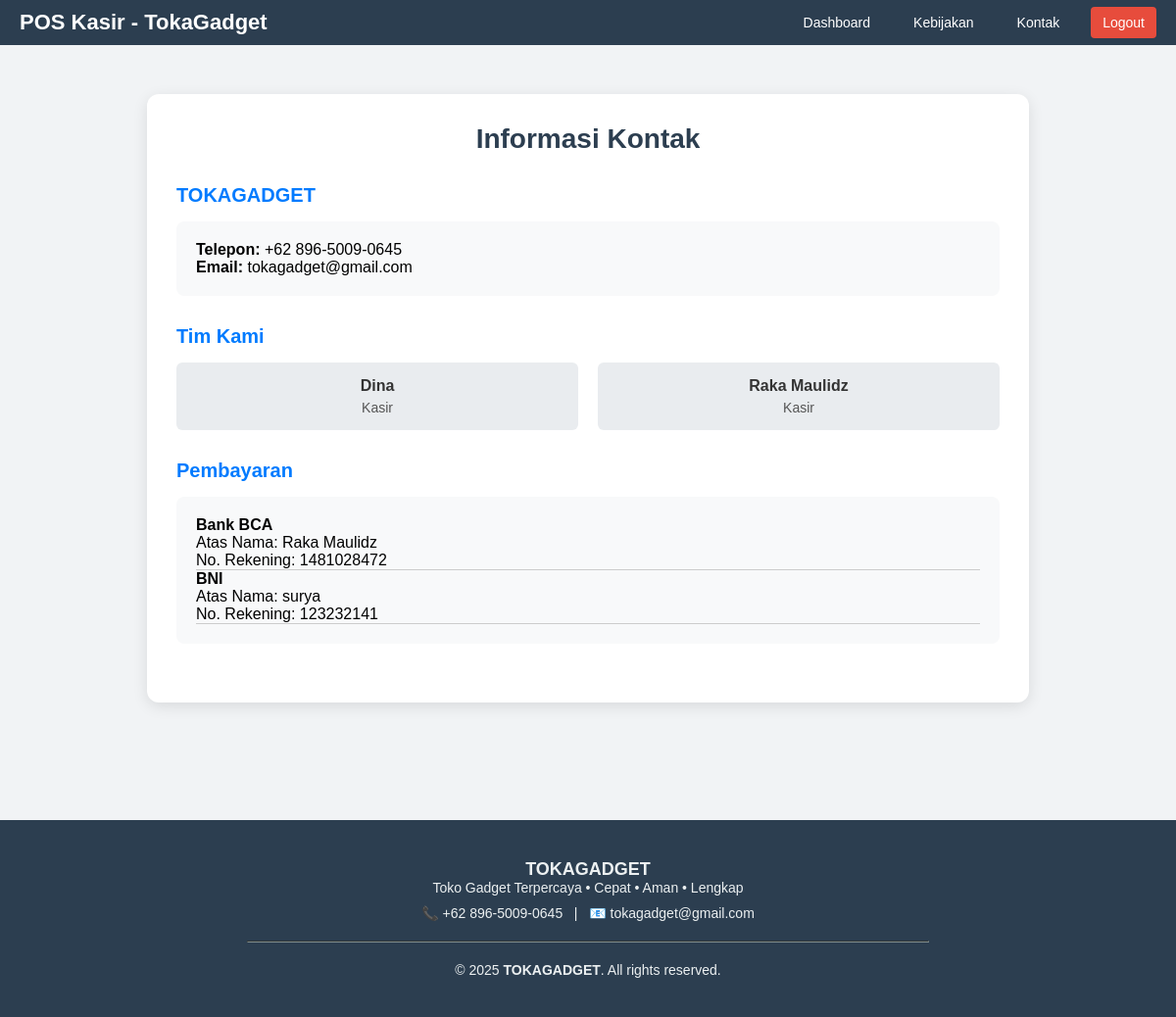
The app's page /basdat/kontak.php with its own data.
### tables this page shows
CREATE TABLE `toko` (
  `id_toko` int(11) NOT NULL,
  `nama_toko` varchar(100) NOT NULL,
  `telepon` varchar(20) DEFAULT NULL,
  `email` varchar(100) DEFAULT NULL
);

CREATE TABLE `karyawan` (
  `id_karyawan` int(11) NOT NULL,
  `nama_karyawan` varchar(50) DEFAULT NULL,
  `posisi` varchar(50) DEFAULT NULL
);

CREATE TABLE `rekening_pembayaran` (
  `id_rekening` int(11) NOT NULL,
  `bank` varchar(50) DEFAULT NULL,
  `nama_penerima` varchar(100) DEFAULT NULL,
  `no_rekening` varchar(50) DEFAULT NULL
);

### basdat/kontak.php (the view, shortened to what this page needs)
<?php
include 'config/database.php';
require_once 'template/header.php';
$stmt = $pdo->query("SELECT * FROM toko LIMIT 1");
$toko = $stmt->fetch();
$stmt = $pdo->query("SELECT * FROM karyawan");
$karyawan = $stmt->fetchAll();
$stmt = $pdo->query("SELECT * FROM rekening_pembayaran");
$rekeningList = $stmt->fetchAll();
?>
<!DOCTYPE html>
<html lang="id">
<head>
</head>
<body>
<div class="page-wrapper">
    <div class="content">
        <div class="container">
            <h1>Informasi Kontak</h1>
            <?php if ($toko): ?>
                <div class="section">
                    <h2><?= htmlspecialchars($toko['nama_toko']) ?></h2>
                    <div class="info-box">
                        <p><strong>Telepon:</strong> <?= htmlspecialchars($toko['telepon']) ?></p>
                        <p><strong>Email:</strong> <?= htmlspecialchars($toko['email']) ?></p>
                    </div>
                </div>
            <?php endif; ?>
            <div class="section">
                <h2>Tim Kami</h2>
                <div class="staff-list">
                    <?php foreach ($karyawan as $staff): ?>
                        <div class="staff-item">
                            <h4><?= htmlspecialchars($staff['nama_karyawan']) ?></h4>
                            <p><?= htmlspecialchars($staff['posisi']) ?></p>
                        </div>
                    <?php endforeach; ?>
                </div>
            </div>
            <?php if (count($rekeningList) > 0): ?>
                <div class="section">
                    <h2>Pembayaran</h2>
                    <div class="info-box">
                        <?php foreach ($rekeningList as $rekening): ?>
                            <p>
                                <strong><?= htmlspecialchars($rekening['bank']) ?></strong><br>
                                Atas Nama: <?= htmlspecialchars($rekening['nama_penerima']) ?><br>
                                No. Rekening: <?= htmlspecialchars($rekening['no_rekening']) ?>
                            </p>
                            <hr style="border: 0; border-top: 1px solid #ccc;">
                        <?php endforeach; ?>
                    </div>
                </div>
            <?php endif; ?>
        </div>
    </div>
    <div class="footer-wrapper" style="padding-top: 30px;">
        <?php require_once 'template/footer.php'; ?>
</body>
</html>

### basdat/template/header.php (style rules this page uses)
* { margin: 0; padding: 0; box-sizing: border-box; }
body { font-family: Arial, sans-serif; background-color: #f4f4f4; }

### basdat/kontak.php (style rules this page uses)
body { font-family: Arial, sans-serif; margin: 0; padding: 0; background-color: #f1f3f5; }
.page-wrapper { min-height: 100vh; display: flex; flex-direction: column; }
.content { flex: 1; display: flex; justify-content: center; align-items: flex-start; padding: 50px 20px 30px; }
.container { max-width: 900px; width: 100%; background-color: white; padding: 30px; border-radius: 12px; box-shadow: 0 4px 15px rgba(0, 0, 0, 0.1); }
h1 { text-align: center; margin-bottom: 30px; font-size: 28px; color: #2c3e50; }
.section { margin-bottom: 30px; }
.section h2 { font-size: 20px; margin-bottom: 15px; color: #007bff; }
.info-box { background: #f8f9fa; padding: 20px; border-radius: 8px; }
.staff-list { display: grid; grid-template-columns: repeat(auto-fit, minmax(200px, 1fr)); gap: 20px; }
.staff-item { background: #e9ecef; padding: 15px; border-radius: 6px; text-align: center; }
.staff-item h4 { margin-bottom: 5px; color: #333; }
.staff-item p { margin: 0; font-size: 14px; color: #555; }

### records on screen
toko: nama_toko "TOKAGADGET", telepon "+62 896-5009-0645", email "tokagadget@gmail.com"
karyawan: nama_karyawan "Dina", posisi "Kasir"
karyawan: nama_karyawan "Raka Maulidz", posisi "Kasir"
rekening_pembayaran: bank "Bank BCA", nama_penerima "Raka Maulidz", no_rekening "1481028472"
rekening_pembayaran: bank "BNI", nama_penerima "surya", no_rekening "123232141"
